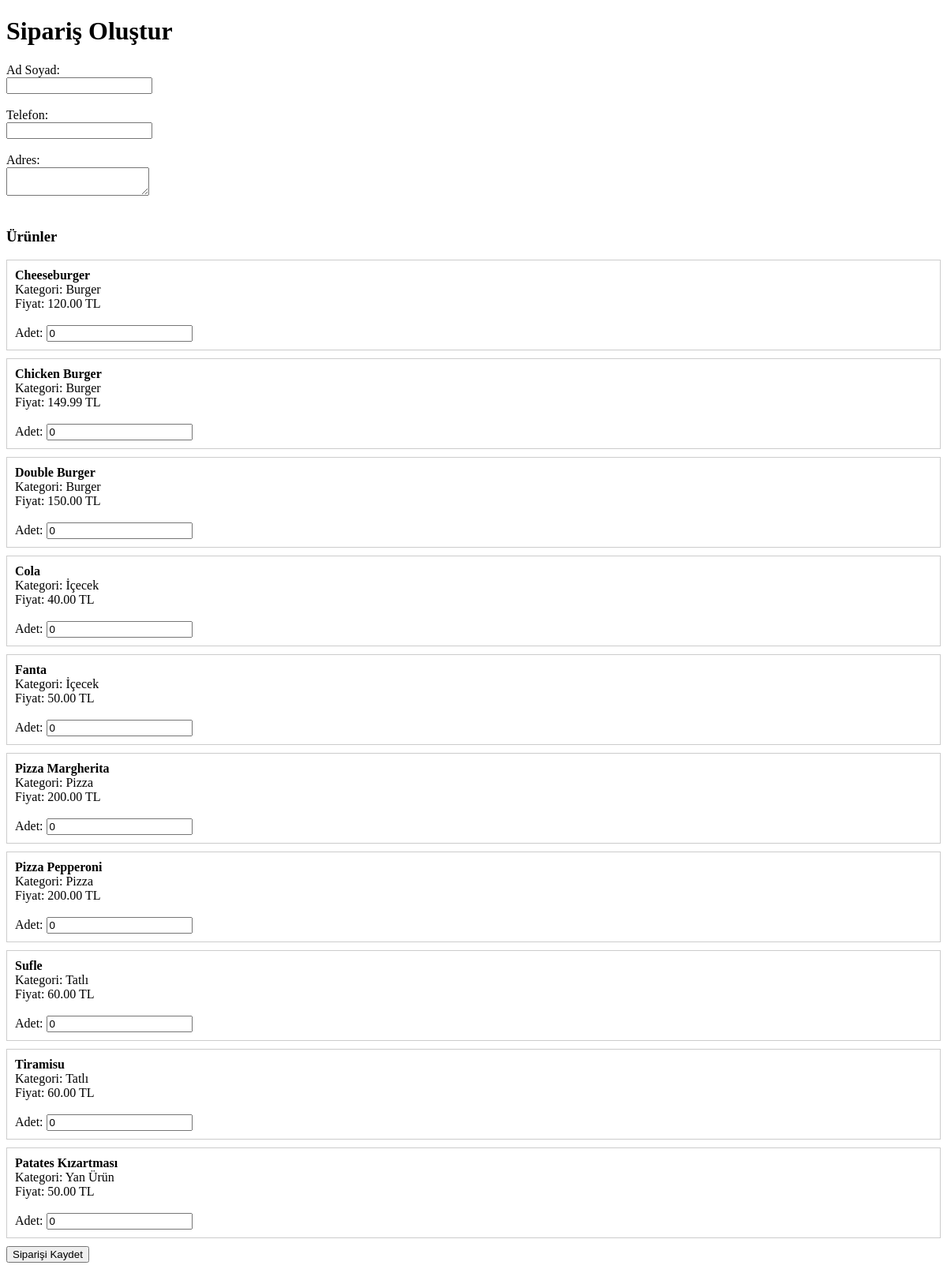
Page /siparis-olustur.php on the earlier database version.
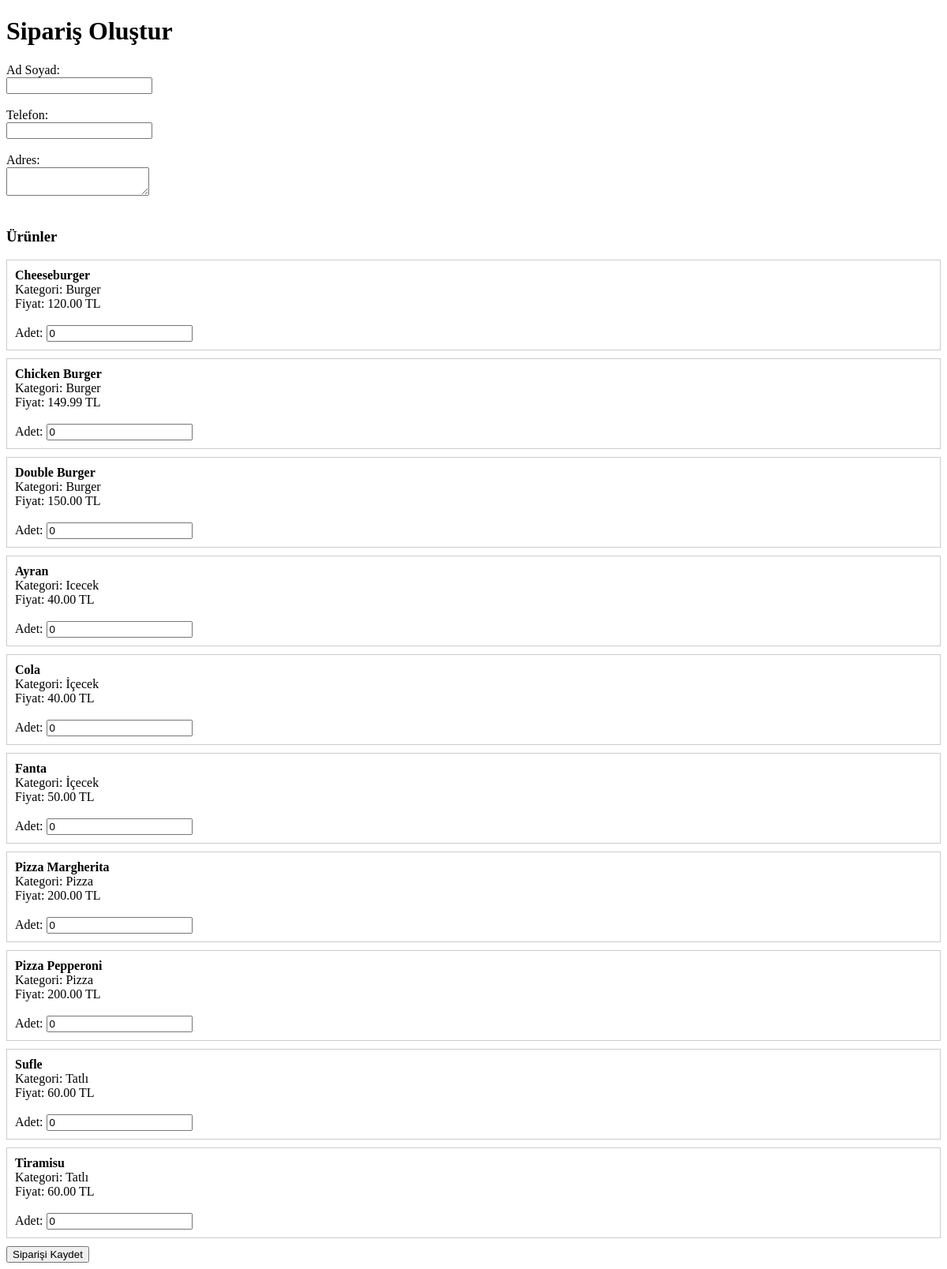
Same page on the later database version.
### tables this page shows
CREATE TABLE `urunler` (
  `id` int(11) NOT NULL,
  `urun_adi` varchar(100) NOT NULL,
  `kategori` varchar(50) DEFAULT NULL,
  `aciklama` text DEFAULT NULL,
  `fiyat` decimal(10,2) NOT NULL,
  `gorsel_yolu` varchar(255) DEFAULT NULL,
  `stok_durumu` tinyint(1) DEFAULT 1,
  `stok_miktari` int(11) NOT NULL DEFAULT 10
);

### siparis-olustur.php (the view, shortened to what this page needs)
<?php
include "db.php";
$sql = "SELECT * FROM urunler WHERE stok_durumu = 1 ORDER BY kategori, urun_adi";
$result = $conn->query($sql);
?>
<!DOCTYPE html>
<html lang="tr">
<head>
</head>
<body>
    <h1>Sipariş Oluştur</h1>
    <form action="siparis-kaydet.php" method="post">
        <label>Ad Soyad:</label><br>
        <input type="text" name="musteri_ad_soyad" required><br><br>
        <label>Telefon:</label><br>
        <input type="text" name="musteri_tel" required><br><br>
        <label>Adres:</label><br>
        <textarea name="adres" required></textarea><br><br>
        <h3>Ürünler</h3>
        <?php if ($result && $result->num_rows > 0): ?>
            <?php while ($row = $result->fetch_assoc()): ?>
                <div style="border:1px solid #ccc; padding:10px; margin-bottom:10px;">
                    <strong><?php echo htmlspecialchars($row["urun_adi"]); ?></strong><br>
                    Kategori: <?php echo htmlspecialchars($row["kategori"]); ?><br>
                    Fiyat: <?php echo number_format($row["fiyat"], 2); ?> TL<br><br>
                    <label>Adet:</label>
                    <input type="number" name="adet[]" min="0" value="0">
                </div>
            <?php endwhile; ?>
        <?php else: ?>
            <p>Ürün bulunamadı.</p>
        <?php endif; ?>
        <button type="submit">Siparişi Kaydet</button>
    </form>
</body>
</html>

Differences in the rows shown:
no longer on this page (row edited): urunler: urun_adi "Patates Kızartması", kategori "Yan Ürün", fiyat "50.00"
added urunler: urun_adi "Ayran", kategori "Icecek", fiyat "40.00"
